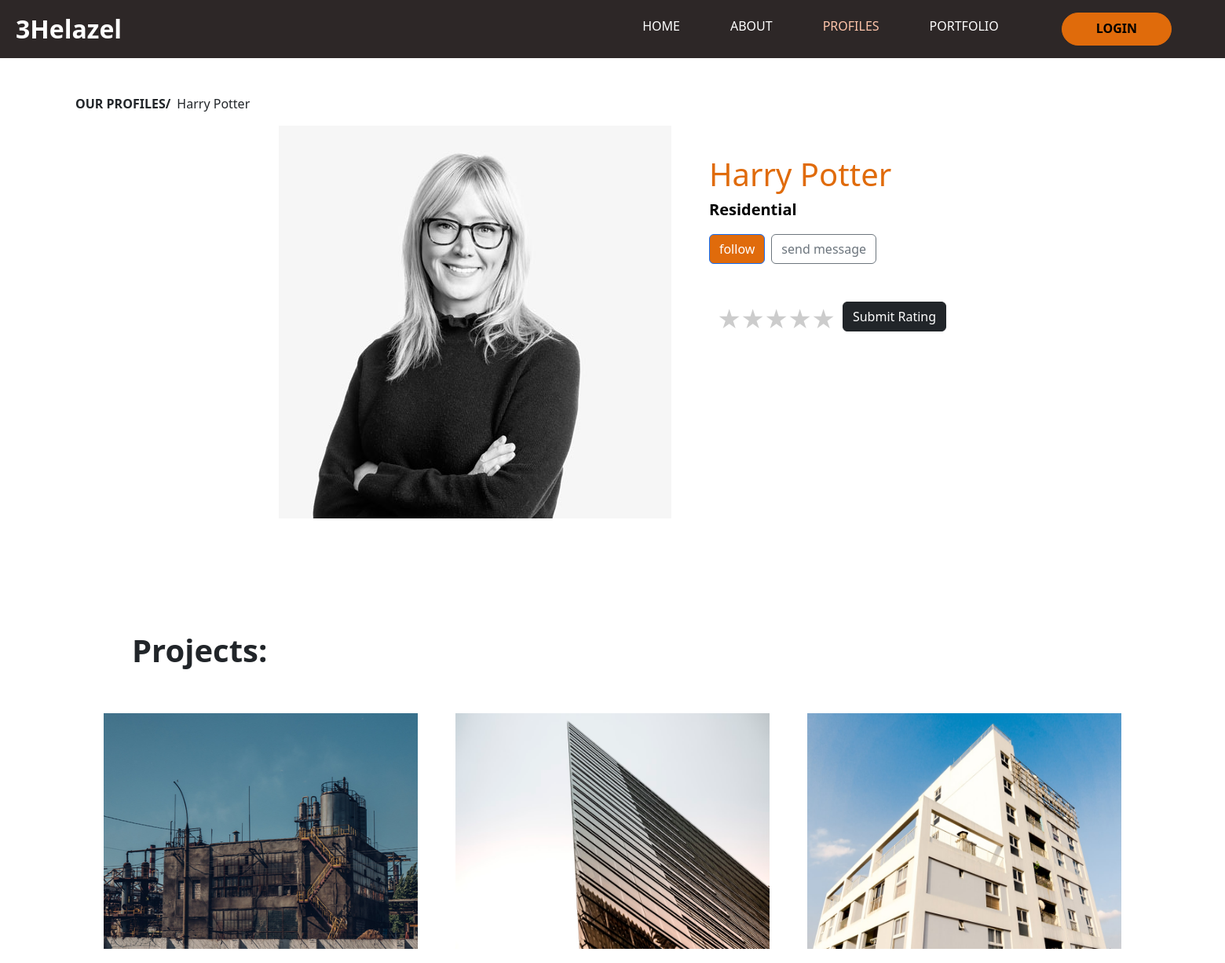
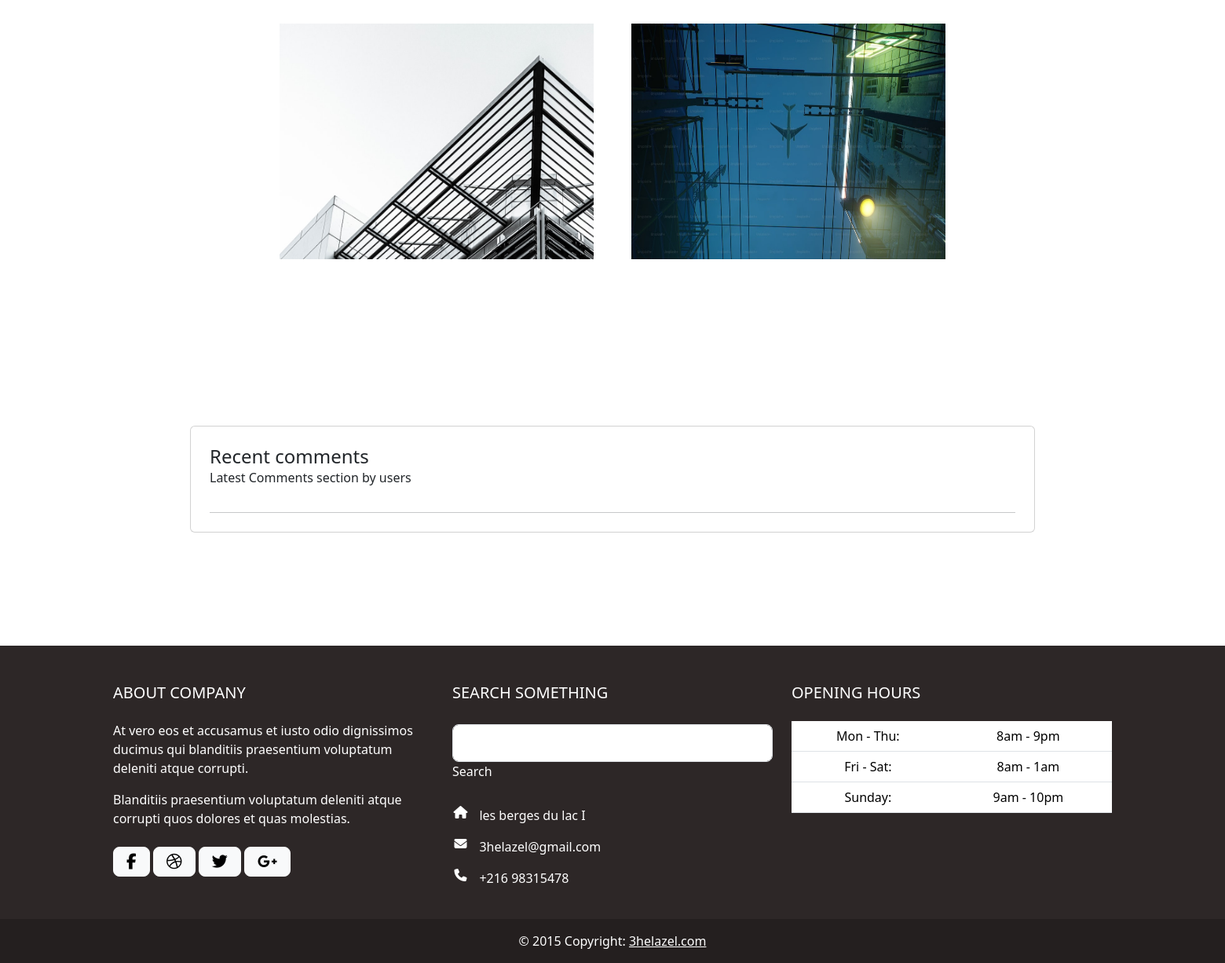
Page /Person.php?architect_id=10 on the committed database (2 pictures, top to bottom).
### tables this page shows
CREATE TABLE IF NOT EXISTS `architects` (
  `ArchitectID` int NOT NULL AUTO_INCREMENT,
  `Name` varchar(255) NOT NULL,
  `ProjectCategory` varchar(255) DEFAULT NULL,
  `WorkedWith` varchar(255) DEFAULT NULL,
  `ProfileImage` varchar(255) DEFAULT NULL,
  `reviews` int DEFAULT '0',
  PRIMARY KEY (`ArchitectID`)
);

CREATE TABLE IF NOT EXISTS `projects` (
  `ProjectName` varchar(200) DEFAULT NULL,
  `ProjectImage` varchar(200) DEFAULT NULL,
  `Category` varchar(200) DEFAULT NULL,
  `architectid` int DEFAULT NULL,
  `ProjectId` int NOT NULL AUTO_INCREMENT,
  `reviews` int DEFAULT '0',
  PRIMARY KEY (`ProjectId`),
  KEY `architectid` (`architectid`)
);

### Person.php (the view, shortened to what this page needs)
<html>
<?php
require 'db.php';
$url = (isset($_SERVER['HTTPS']) && $_SERVER['HTTPS'] === 'on' ? "https" : "http") . "://$_SERVER[HTTP_HOST]$_SERVER[REQUEST_URI]";
$query_string = parse_url($url, PHP_URL_QUERY);
parse_str($query_string, $params);
if (isset($params['architect_id'])) {
  $architect_id = $params['architect_id'];
} else {
  echo "Architect ID not found in the URL.";
}
?>
<head>
  <link href="https://cdn.jsdelivr.net/npm/bootstrap@5.3.3/dist/css/bootstrap.min.css" rel="stylesheet"
>
  <link rel="stylesheet" href="css/Profile_person.css">
</head>
<body >
  <header>
    <nav class="navbar navbar-expand-lg navbar-light  p-2 fs-4 bg-dark fixed-top">
      <div class="container-fluid ">
        <a class="navbar-brand fs-2 text-white" style="font-weight:800;" href="Home.php">3Helazel</a>
        <div class="collapse navbar-collapse show d-flex justify-content-end " id="navbarNavAltMarkup">
          <div class="navbar-nav text-center">
            <a class="nav-link active  mx-4 txt display-nav text-white" aria-current="page" href="Home.php">HOME</a>
            <a class="nav-link text-white mx-4 display-nav" href="about.php">ABOUT</a>
            <a class="nav-link  mx-4 display-nav " style="color:#ffc5aa" href="Profiles.php">PROFILES</a>
            <a class="nav-link text-white mx-4 display-nav" href="Portfolio.php">PORTFOLIO</a>
            <?php if (isset($_SESSION['loggedin']) && $_SESSION['loggedin'] === true) {
              echo "<a class='nav-link mx-4 display-nav'href='compte.php' style='color: rgb(224, 107, 11);font-size:14pt;text-transform: uppercase;'>" . $_SESSION['username'] . "</a>";
            } else {
              echo '<a class="btn-navbar text-black display-nav mx-5" href="login.php">LOGIN</a>';
            } ?>
          </div>
        </div>
      </div>
    </nav>
</body>
<?php
$url = (isset($_SERVER['HTTPS']) && $_SERVER['HTTPS'] === 'on' ? "https" : "http") . "://$_SERVER[HTTP_HOST]$_SERVER[REQUEST_URI]";
$query_string = parse_url($url, PHP_URL_QUERY);
parse_str($query_string, $params);
if (isset($params['architect_id'])) {
  $architect_id = $params['architect_id'];
} else {
  echo "Architect ID not found in the URL.";
}
$sql = "SELECT
Architects.Name as ArchitectName,
Architects.ProfileImage as ArchitectImage,
Architects.ArchitectId as ArchitectID,
Architects.WorkedWith,
Architects.ProjectCategory as ProjectCategory,
projects.ProjectImage
FROM
 architects,projects
Where
architects.ArchitectID = $architect_id;";
$result = $conn->query($sql);
if ($result) {
  if ($row = $result->fetch_assoc()) {
      echo ' <div class=" d-flex  mt-5 ps-5 flex-row">';
      echo '<p class=" mt-5 ps-5 "style="font-weight:800;">OUR PROFILES/ </p> ';
      echo '<p class=" mt-5 ps-2"> ' . $row["ArchitectName"] . '</p>';
      echo '</div>';
      echo '  <div class=" d-flex justify-content-center ">';
      echo '<div class="d-flex flex-column justify-content-center gap-5 " >';
      echo '<div class="d-flex flex-row justify-content-center gap-5">';
      echo '<img src="' . $row["ArchitectImage"] . '"  class="img-dff3">';
      echo '<div class="d-flex flex-column ">';
      echo '<div class="d-flex flex-row pt-3">';
      echo '</div>';
      echo '<div class="d-flex flex-column py-3">';
      echo '<label class="text-name"> ' . $row["ArchitectName"] . '</label>';
      echo '<label class="text-name2">' . $row["ProjectCategory"] . '</label>';
      echo '</div>';
      echo '<div class="d-flex flex-row pe-2 pb-5">';
      echo '<button type="submit" id="follow" class="btn btn-primary" style="background-color: rgb(224, 107, 11);">follow</button>';
      echo '<button type="submit" id="message" class="ms-2 btn btn-outline-secondary">send message</button>';
      echo '</div>';
      echo '<label>';
      echo ' <form method="post" action="' . htmlspecialchars($_SERVER["PHP_SELF"]) . ' . ?architect_id= ' . $architect_id . '; ">
    <div class="rate">
        <input type="radio" id="star5" name="rate" value="5" />
        <label for="star5" title="text">5 stars</label>
        <input type="radio" id="star4" name="rate" value="4" />
        <label for="star4" title="text">4 stars</label>
        <input type="radio" id="star3" name="rate" value="3" />
        <label for="star3" title="text">3 stars</label>
        <input type="radio" id="star2" name="rate" value="2" />
        <label for="star2" title="text">2 stars</label>
        <input type="radio" id="star1" name="rate" value="1" />
        <label for="star1" title="text">1 star</label>
    </div>
    <input type="submit" class="btn btn-dark" value="Submit Rating">
  </form>';
      echo '</label>';
      echo '</div>';
      echo '</div>';
  }
}
?>
<div class=" m-5 d-flex justify-content-center ">
  <div class="d-flex flex-column justify-content-center gap-5 ">
    <p class=" mt-5 ps-5 h1 " style="font-weight:800;">Projects: </p>
    <div class="d-flex flex-wrap gap-5 container justify-content-center">
    <?php
      $sql = "SELECT
            ProjectImage,
            Category,
            ProjectId,
            ProjectName
            FROM
            projects
            where
            architectID = '$architect_id'
            LIMIT
            9;";
      $result = $conn->query($sql);
      if ($result->num_rows) {
        while ($row = $result->fetch_assoc()) {
            echo '
            <a href="Project_arch.php?pid=' . urlencode($row["ProjectId"]) . '" class="overflow-hidden p-0 border-0">
                 <img style="transition: all .8s ease-in-out; height:300px;width:400px;" src="images/' . $row["Category"] . '/ProjectImage/' . $row["ProjectImage"] . '" class="image-container" />
            </a>
    ';
        }
      }
      ?>
    </div>
  </div>
</div>
<section style="background-color: white;">
  <div class="container my-5 py-5">
    <div class="row d-flex justify-content-center">
      <div class="col-md-12 col-lg-10">
        <div class="card text-dark">
          <div class="card-body p-4">
            <h4 class="mb-0">Recent comments</h4>
            <p class="fw-light mb-4 pb-2">Latest Comments section by users</p>
            <hr class='my-0' />
          </div>
        </div>
      </div>
    </div>
</section>
<footer class="text-white text-center text-lg-start bg-dark t-5" style="width:5500px">
  <div class="container p-4">
    <div class="row mt-4">
      <div class="col-lg-4 col-md-12 mb-4 mb-md-0">
        <h5 class="text-uppercase mb-4">About company</h5>
        <p>
          At vero eos et accusamus et iusto odio dignissimos ducimus qui blanditiis praesentium
          voluptatum deleniti atque corrupti.
        </p>
        <p>
          Blanditiis praesentium voluptatum deleniti atque corrupti quos dolores et quas
          molestias.
        </p>
        <div class="mt-4">
          <a type="button" class="btn btn-floating btn-light btn-lg"><i class="fab fa-facebook-f"></i></a>
          <a type="button" class="btn btn-floating btn-light btn-lg"><i class="fab fa-dribbble"></i></a>
          <a type="button" class="btn btn-floating btn-light btn-lg"><i class="fab fa-twitter"></i></a>
          <a type="button" class="btn btn-floating btn-light btn-lg"><i class="fab fa-google-plus-g"></i></a>
        </div>
      </div>
      <div class="col-lg-4 col-md-6 mb-4 mb-md-0">
        <h5 class="text-uppercase mb-4 pb-1">Search something</h5>
        <div class="form-outline form-white mb-4">
          <input type="text" id="formControlLg" class="form-control form-control-lg" />
          <label class="form-label" for="formControlLg">Search</label>
        </div>
        <ul class="fa-ul" style="margin-left: 1.65em;">
          <li class="mb-3">
            <span class="fa-li"><i class="fas fa-home"></i></span><span class="ms-2">les berges du lac I</span>
          </li>
          <li class="mb-3">
            <span class="fa-li"><i class="fas fa-envelope"></i></span><span class="ms-2">3helazel@gmail.com</span>
          </li>
          <li class="mb-3">
            <span class="fa-li"><i class="fas fa-phone"></i></span><span class="ms-2">+216 98315478</span>
          </li>
        </ul>
      </div>
      <div class="col-lg-4 col-md-6 mb-4 mb-md-0">
        <h5 class="text-uppercase mb-4">Opening hours</h5>
        <table class="table text-center text-white">
          <tbody class="fw-normal">
            <tr>
              <td>Mon - Thu:</td>
              <td>8am - 9pm</td>
            </tr>
            <tr>
              <td>Fri - Sat:</td>
              <td>8am - 1am</td>
            </tr>
            <tr>
              <td>Sunday:</td>
              <td>9am - 10pm</td>
            </tr>
          </tbody>
        </table>
      </div>
    </div>
  </div>
  <div class="text-center p-3" style="background-color: rgba(0, 0, 0, 0.2);">
    © 2015 Copyright:
    <a class="text-white" href="home.php">3helazel.com</a>
  </div>
</footer>
</html>

### css/Profile_person.css (style rules this page uses)
.card { margin-top: 20px; width: 100%!important; }
.display-nav { font-size: calc(1.625rem + 4.5vw); font-weight: 500; line-height: 1.2; }
@media (min-width: 1200px) { .display-nav { font-size: 1rem; } }
.btn-navbar { display: inline-block; padding: 10px 43px; border: 1px solid rgb(224, 107, 11); color: white; border-radius: 50px; text-decoration: none; font-weight: 600; background-color: rgb(224, 107, 11); }
.bg-dark { background-color: #2d2727 !important; }
.card { margin-top: 20px; width: 50%; }
* .text-name { font-weight:400; font-size:16pt; }
.text-name2 { font-weight:600; font-size:20pt; }
.img-dff3 { height:500px; width: 500px; }
.text-name { color:rgb(224, 107, 11); font-weight:400; font-size:30pt; }
.text-name2 { color:rgb(0, 0, 0); font-weight:600; font-size:15pt; }
.rate { float: left; height: 46px; padding: 0 10px; }
.rate:not(:checked)>label { float: right; width: 1em; overflow: hidden; white-space: nowrap; cursor: pointer; font-size: 30px; color: #ccc; }
.rate:not(:checked)>label:before { content: '★ '; }

### Person.php (style rules this page uses)
html { font-size: 16px !important; font-family: "Noto Sans Display", sans-serif; font-optical-sizing: auto; font-weight: 700; font-style: normal; font-variation-settings: "wdth" 100; }
button { padding: 10px 20px; background-color: #007BFF; color: white; border: none; border-radius: 4px; cursor: pointer; font-size: 16px; }

### rows in the picture
architects: Name "Harry Potter", ProfileImage (picture), ProjectCategory "Residential"
projects: Category+ProjectImage (picture)
projects: Category+ProjectImage (picture)
projects: Category+ProjectImage (picture)
projects: Category+ProjectImage (picture)
projects: Category+ProjectImage (picture)
